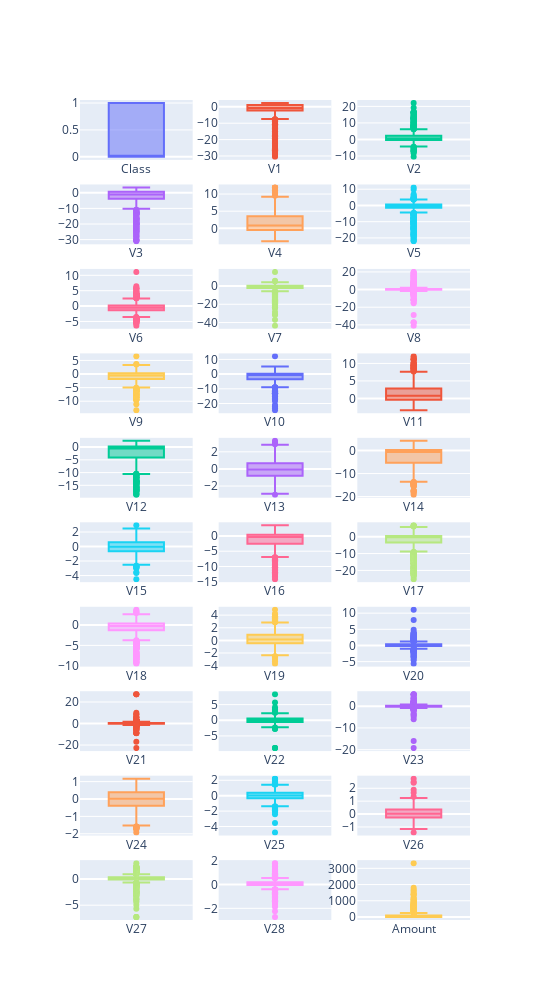

Notebook source saved alongside this figure:
### Code cell
import math
from plotly.subplots import make_subplots
import plotly.graph_objects as go

total_items = len(df.columns)
items_per_row = 3
total_rows = math.ceil(total_items / items_per_row)

fig = make_subplots(rows=total_rows, cols=items_per_row)

cur_row = 1
cur_col = 1

for index, column in enumerate(df.columns):
    fig.add_trace(go.Box(y=df[column], name=column), row=cur_row, col=cur_col)

    if cur_col % items_per_row == 0:
        cur_col = 1
        cur_row = cur_row + 1
    else:
        cur_col = cur_col + 1


fig.update_layout(height=1000, width=550,  showlegend=False)
fig.show()

### Figure 1 — Plotly figure (JSON) as saved in the notebook; plotly's stock layout.template omitted (floating-point values rounded to 4 significant figures; data arrays with more than 128 entries replaced by an {"elided": "..."} marker saying what was removed)
{"data": [{"name": "Class", "y": {"elided": "1000 int values"}, "type": "box", "xaxis": "x", "yaxis": "y"}, {"name": "V1", "y": {"elided": "1000 float values"}, "type": "box", "xaxis": "x2", "yaxis": "y2"}, {"name": "V2", "y": {"elided": "1000 float values"}, "type": "box", "xaxis": "x3", "yaxis": "y3"}, {"name": "V3", "y": {"elided": "1000 float values"}, "type": "box", "xaxis": "x4", "yaxis": "y4"}, {"name": "V4", "y": {"elided": "1000 float values"}, "type": "box", "xaxis": "x5", "yaxis": "y5"}, {"name": "V5", "y": {"elided": "1000 float values"}, "type": "box", "xaxis": "x6", "yaxis": "y6"}, {"name": "V6", "y": {"elided": "1000 float values"}, "type": "box", "xaxis": "x7", "yaxis": "y7"}, {"name": "V7", "y": {"elided": "1000 float values"}, "type": "box", "xaxis": "x8", "yaxis": "y8"}, {"name": "V8", "y": {"elided": "1000 float values"}, "type": "box", "xaxis": "x9", "yaxis": "y9"}, {"name": "V9", "y": {"elided": "1000 float values"}, "type": "box", "xaxis": "x10", "yaxis": "y10"}, {"name": "V10", "y": {"elided": "1000 float values"}, "type": "box", "xaxis": "x11", "yaxis": "y11"}, {"name": "V11", "y": {"elided": "1000 float values"}, "type": "box", "xaxis": "x12", "yaxis": "y12"}, {"name": "V12", "y": {"elided": "1000 float values"}, "type": "box", "xaxis": "x13", "yaxis": "y13"}, {"name": "V13", "y": {"elided": "1000 float values"}, "type": "box", "xaxis": "x14", "yaxis": "y14"}, {"name": "V14", "y": {"elided": "1000 float values"}, "type": "box", "xaxis": "x15", "yaxis": "y15"}, {"name": "V15", "y": {"elided": "1000 float values"}, "type": "box", "xaxis": "x16", "yaxis": "y16"}, {"name": "V16", "y": {"elided": "1000 float values"}, "type": "box", "xaxis": "x17", "yaxis": "y17"}, {"name": "V17", "y": {"elided": "1000 float values"}, "type": "box", "xaxis": "x18", "yaxis": "y18"}, {"name": "V18", "y": {"elided": "1000 float values"}, "type": "box", "xaxis": "x19", "yaxis": "y19"}, {"name": "V19", "y": {"elided": "1000 float values"}, "type": "box", "xaxis": "x20", "yaxis": "y20"}, {"name": "V20", "y": {"elided": "1000 float values"}, "type": "box", "xaxis": "x21", "yaxis": "y21"}, {"name": "V21", "y": {"elided": "1000 float values"}, "type": "box", "xaxis": "x22", "yaxis": "y22"}, {"name": "V22", "y": {"elided": "1000 float values"}, "type": "box", "xaxis": "x23", "yaxis": "y23"}, {"name": "V23", "y": {"elided": "1000 float values"}, "type": "box", "xaxis": "x24", "yaxis": "y24"}, {"name": "V24", "y": {"elided": "1000 float values"}, "type": "box", "xaxis": "x25", "yaxis": "y25"}, {"name": "V25", "y": {"elided": "1000 float values"}, "type": "box", "xaxis": "x26", "yaxis": "y26"}, {"name": "V26", "y": {"elided": "1000 float values"}, "type": "box", "xaxis": "x27", "yaxis": "y27"}, {"name": "V27", "y": {"elided": "1000 float values"}, "type": "box", "xaxis": "x28", "yaxis": "y28"}, {"name": "V28", "y": {"elided": "1000 float values"}, "type": "box", "xaxis": "x29", "yaxis": "y29"}, {"name": "Amount", "y": {"elided": "1000 float values"}, "type": "box", "xaxis": "x30", "yaxis": "y30"}], "layout": {"xaxis": {"anchor": "y", "domain": [0.0, 0.2889]}, "yaxis": {"anchor": "x", "domain": [0.927, 1.0]}, "xaxis2": {"anchor": "y2", "domain": [0.3556, 0.6444]}, "yaxis2": {"anchor": "x2", "domain": [0.927, 1.0]}, "xaxis3": {"anchor": "y3", "domain": [0.7111, 1.0]}, "yaxis3": {"anchor": "x3", "domain": [0.927, 1.0]}, "xaxis4": {"anchor": "y4", "domain": [0.0, 0.2889]}, "yaxis4": {"anchor": "x4", "domain": [0.824, 0.897]}, "xaxis5": {"anchor": "y5", "domain": [0.3556, 0.6444]}, "yaxis5": {"anchor": "x5", "domain": [0.824, 0.897]}, "xaxis6": {"anchor": "y6", "domain": [0.7111, 1.0]}, "yaxis6": {"anchor": "x6", "domain": [0.824, 0.897]}, "xaxis7": {"anchor": "y7", "domain": [0.0, 0.2889]}, "yaxis7": {"anchor": "x7", "domain": [0.721, 0.794]}, "xaxis8": {"anchor": "y8", "domain": [0.3556, 0.6444]}, "yaxis8": {"anchor": "x8", "domain": [0.721, 0.794]}, "xaxis9": {"anchor": "y9", "domain": [0.7111, 1.0]}, "yaxis9": {"anchor": "x9", "domain": [0.721, 0.794]}, "xaxis10": {"anchor": "y10", "domain": [0.0, 0.2889]}, "yaxis10": {"anchor": "x10", "domain": [0.618, 0.691]}, "xaxis11": {"anchor": "y11", "domain": [0.3556, 0.6444]}, "yaxis11": {"anchor": "x11", "domain": [0.618, 0.691]}, "xaxis12": {"anchor": "y12", "domain": [0.7111, 1.0]}, "yaxis12": {"anchor": "x12", "domain": [0.618, 0.691]}, "xaxis13": {"anchor": "y13", "domain": [0.0, 0.2889]}, "yaxis13": {"anchor": "x13", "domain": [0.515, 0.588]}, "xaxis14": {"anchor": "y14", "domain": [0.3556, 0.6444]}, "yaxis14": {"anchor": "x14", "domain": [0.515, 0.588]}, "xaxis15": {"anchor": "y15", "domain": [0.7111, 1.0]}, "yaxis15": {"anchor": "x15", "domain": [0.515, 0.588]}, "xaxis16": {"anchor": "y16", "domain": [0.0, 0.2889]}, "yaxis16": {"anchor": "x16", "domain": [0.412, 0.485]}, "xaxis17": {"anchor": "y17", "domain": [0.3556, 0.6444]}, "yaxis17": {"anchor": "x17", "domain": [0.412, 0.485]}, "xaxis18": {"anchor": "y18", "domain": [0.7111, 1.0]}, "yaxis18": {"anchor": "x18", "domain": [0.412, 0.485]}, "xaxis19": {"anchor": "y19", "domain": [0.0, 0.2889]}, "yaxis19": {"anchor": "x19", "domain": [0.309, 0.382]}, "xaxis20": {"anchor": "y20", "domain": [0.3556, 0.6444]}, "yaxis20": {"anchor": "x20", "domain": [0.309, 0.382]}, "xaxis21": {"anchor": "y21", "domain": [0.7111, 1.0]}, "yaxis21": {"anchor": "x21", "domain": [0.309, 0.382]}, "xaxis22": {"anchor": "y22", "domain": [0.0, 0.2889]}, "yaxis22": {"anchor": "x22", "domain": [0.206, 0.279]}, "xaxis23": {"anchor": "y23", "domain": [0.3556, 0.6444]}, "yaxis23": {"anchor": "x23", "domain": [0.206, 0.279]}, "xaxis24": {"anchor": "y24", "domain": [0.7111, 1.0]}, "yaxis24": {"anchor": "x24", "domain": [0.206, 0.279]}, "xaxis25": {"anchor": "y25", "domain": [0.0, 0.2889]}, "yaxis25": {"anchor": "x25", "domain": [0.103, 0.176]}, "xaxis26": {"anchor": "y26", "domain": [0.3556, 0.6444]}, "yaxis26": {"anchor": "x26", "domain": [0.103, 0.176]}, "xaxis27": {"anchor": "y27", "domain": [0.7111, 1.0]}, "yaxis27": {"anchor": "x27", "domain": [0.103, 0.176]}, "xaxis28": {"anchor": "y28", "domain": [0.0, 0.2889]}, "yaxis28": {"anchor": "x28", "domain": [0.0, 0.073]}, "xaxis29": {"anchor": "y29", "domain": [0.3556, 0.6444]}, "yaxis29": {"anchor": "x29", "domain": [0.0, 0.073]}, "xaxis30": {"anchor": "y30", "domain": [0.7111, 1.0]}, "yaxis30": {"anchor": "x30", "domain": [0.0, 0.073]}, "height": 1000, "width": 550, "showlegend": false}}
